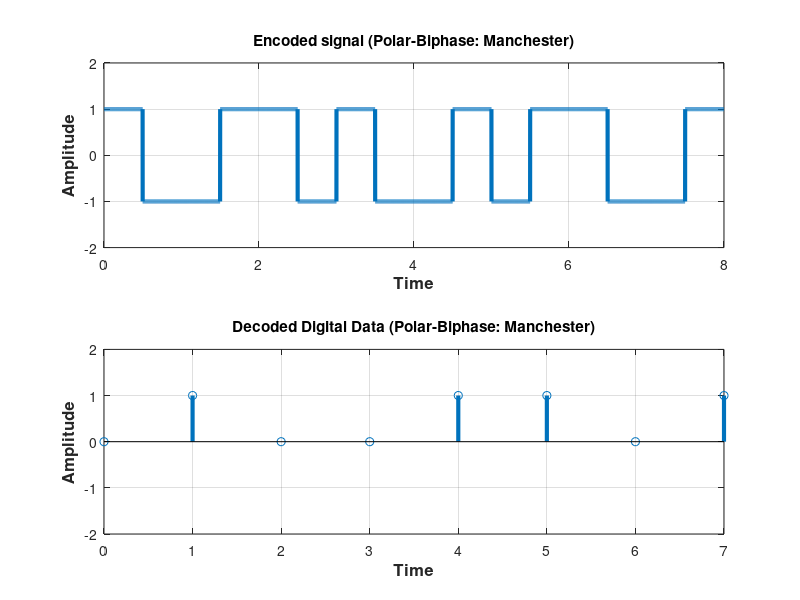

Here is the MATLAB script that generated this plot:
clear all;
close all;
clc;

%bits = input('prompt');
bits = [0 1 0 0 1 1 0 1];
bitrate = 1;
n = 1000;
T = length(bits)/bitrate;
N = n*length(bits);
dt = T/N;
t = 0:dt:T-dt;
x = zeros(1,length(t));

%encoding
for i=1:length(bits)
  if bits(i)==1
    x((i-1)*n+1:(i-1)*n+n/2) = -1;
    x((i-1)*n+n/2:i*n) = 1;
  else
    x((i-1)*n+1:(i-1)*n+n/2) = 1;
    x((i-1)*n+n/2:i*n) = -1;
  end
end
subplot(2, 1, 1);
plot(t, x, 'Linewidth', 3);
axis([0, length(bits), -2, 2]);
title('Encoded signal (Polar-Biphase: Manchester)');
xlabel('Time','fontweight','bold','fontsize',12);
ylabel('Amplitude','fontweight','bold','fontsize',12);
grid on;

%Decoding
counter = 0;
for i = 1:length(t)
  if t(i)>counter
    counter = counter + 1;
    if x(i)>0
        result(counter) = 0;
    else
        result(counter) = 1;
    end
  end
end
subplot(2, 1, 2);
t1 = 0 : bitrate : length(bits) - 1;
stem(t1, result, 'linewidth', 3);
axis([0, length(bits)-1, -2, 2]);
title('Decoded Digital Data (Polar-Biphase: Manchester)');
xlabel('Time','fontweight','bold','fontsize',12);
ylabel('Amplitude','fontweight','bold','fontsize',12);
grid on;
disp('Manchester Decoding:');
disp(result);